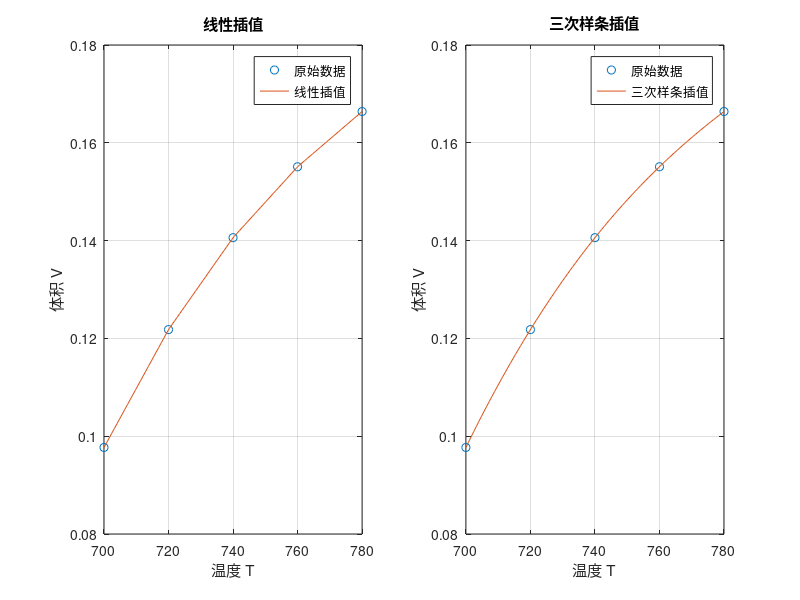

Source code (MATLAB):
T = [700, 720, 740, 760, 780];
V = [0.0977, 0.1218, 0.1406, 0.1551, 0.1664];

T_interp = [750, 770];

V_linear = interp1(T, V, T_interp, 'linear');

V_spline = interp1(T, V, T_interp, 'spline');


fprintf('线性插值结果：\n');
fprintf('T=750时，V=%.4f\n', V_linear(1));
fprintf('T=770时，V=%.4f\n', V_linear(2));

fprintf('三次样条插值结果：\n');
fprintf('T=750时，V=%.4f\n', V_spline(1));
fprintf('T=770时，V=%.4f\n', V_spline(2));


T_plot = linspace(700, 780, 100); 
V_linear_plot = interp1(T, V, T_plot, 'linear');
V_spline_plot = interp1(T, V, T_plot, 'spline');

figure;

% 子图1：线性插值
subplot(1, 2, 1);
plot(T, V, 'o', 'DisplayName', '原始数据');
hold on;
plot(T_plot, V_linear_plot, '-', 'DisplayName', '线性插值'); 
xlabel('温度 T');
ylabel('体积 V');
title('线性插值');
legend;
grid on;
hold off;

% 子图2：三次样条插值
subplot(1, 2, 2);
plot(T, V, 'o', 'DisplayName', '原始数据'); 
hold on;
plot(T_plot, V_spline_plot, '-', 'DisplayName', '三次样条插值');
xlabel('温度 T');
ylabel('体积 V');
title('三次样条插值');
legend;
grid on;
hold off;